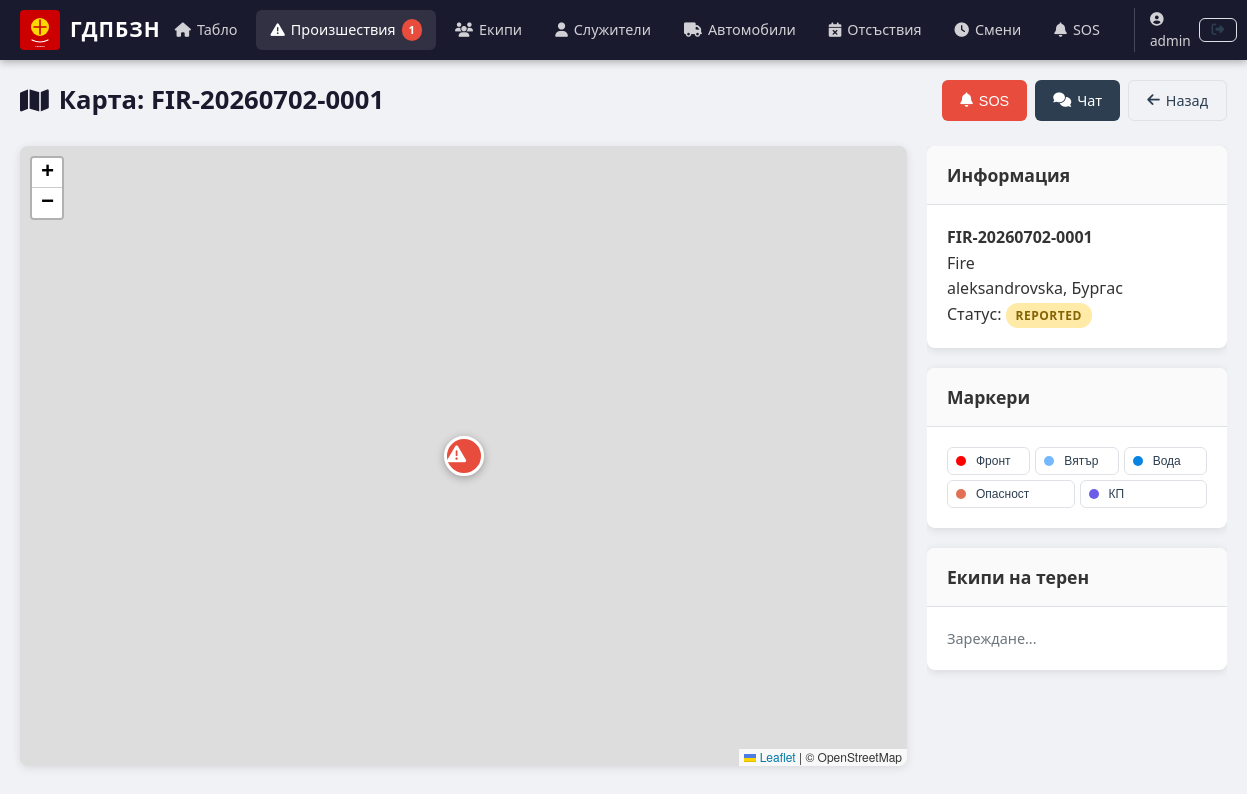
/incidents/1/map (signed in), run on the app's committed database.
### models.py (models this page shows, shortened)
class User(UserMixin, db.Model):
    __tablename__ = 'users'
    id = db.Column(db.Integer, primary_key=True)
    username = db.Column(db.String(64), unique=True, nullable=False)
    email = db.Column(db.String(120), unique=True, nullable=False)
    password_hash = db.Column(db.String(256), nullable=False)
    role = db.Column(db.String(20), default='user')
    created_at = db.Column(db.DateTime, default=datetime.utcnow)
    employee = db.relationship('Employee', backref='user', uselist=False)

class Incident(db.Model):
    __tablename__ = 'incidents'
    id = db.Column(db.Integer, primary_key=True)
    code = db.Column(db.String(20), unique=True, nullable=False)
    incident_type = db.Column(db.String(50), nullable=False)
    status = db.Column(db.String(20), default='reported')
    priority = db.Column(db.String(10), default='normal')
    address = db.Column(db.String(255), nullable=False)
    city = db.Column(db.String(100), nullable=False)
    latitude = db.Column(db.Float, nullable=True)
    longitude = db.Column(db.Float, nullable=True)
    description = db.Column(db.Text, nullable=True)
    source = db.Column(db.String(50), default='112')
    team_id = db.Column(db.Integer, db.ForeignKey('teams.id'), nullable=True)
    reported_by = db.Column(db.Integer, db.ForeignKey('users.id'), nullable=True)
    started_at = db.Column(db.DateTime, default=datetime.utcnow)
    resolved_at = db.Column(db.DateTime, nullable=True)
    created_at = db.Column(db.DateTime, default=datetime.utcnow)
    tasks = db.relationship('Task', backref='incident', lazy=True)
    chat_messages = db.relationship('ChatMessage', backref='incident', lazy=True)
    resources = db.relationship('ResourceRequest', backref='incident', lazy=True)
    map_markers = db.relationship('MapMarker', backref='incident', lazy=True)

### app.py (the view)
@app.route('/incidents/<int:incident_id>/map')
@login_required
def incident_map(incident_id):
    incident = Incident.query.get_or_404(incident_id)
    return render_template('map/view.html', incident=incident)

### app.py (called while the page is built)
@login_manager.user_loader
def load_user(user_id):
    return User.query.get(int(user_id))

@app.context_processor
def inject_now():
    return {
        'now': datetime.utcnow(),
        'today': date.today(),
        'active_incidents': Incident.query.filter(
            Incident.status.in_(['reported', 'dispatched', 'on_scene', 'in_progress'])
        ).count()
    }

### templates/map/view.html (shortened to what this page needs)
{% extends "base.html" %}
{% block content %}
<div class="page-header">
    <h1><i class="fas fa-map"></i> Карта: {{ incident.code }}</h1>
    <div class="header-actions">
        <button class="btn btn-danger" onclick="sendSOS()"><i class="fas fa-bell"></i> SOS</button>
        <a href="{{ url_for('chat_view', incident_id=incident.id) }}" class="btn btn-secondary">
            <i class="fas fa-comments"></i> Чат
        </a>
        <a href="{{ url_for('incident_detail', id=incident.id) }}" class="btn btn-outline">
            <i class="fas fa-arrow-left"></i> Назад
        </a>
    </div>
</div>
<div class="map-container">
    <div id="incidentMap" class="map-main"></div>
    <div class="map-sidebar">
        <div class="card">
            <div class="card-header"><h3>Информация</h3></div>
            <div class="card-body">
                <p><strong>{{ incident.code }}</strong></p>
                <p>{{ incident.incident_type|replace('_', ' ')|title }}</p>
                <p>{{ incident.address }}, {{ incident.city }}</p>
                <p>Статус: <span class="status-badge status-{{ incident.status }}">{{ incident.status|title }}</span></p>
            </div>
        </div>
        <div class="card">
            <div class="card-header"><h3>Маркери</h3></div>
            <div class="card-body">
                <div class="marker-controls">
                    <button class="btn btn-sm btn-outline marker-btn" data-type="fire_front" onclick="addMarker('fire_front')">
                        <span class="marker-dot fire-front"></span> Фронт
                    </button>
                    <button class="btn btn-sm btn-outline marker-btn" data-type="wind_direction" onclick="addMarker('wind_direction')">
                        <span class="marker-dot wind"></span> Вятър
                    </button>
                    <button class="btn btn-sm btn-outline marker-btn" data-type="water_source" onclick="addMarker('water_source')">
                        <span class="marker-dot water"></span> Вода
                    </button>
                    <button class="btn btn-sm btn-outline marker-btn" data-type="danger_zone" onclick="addMarker('danger_zone')">
                        <span class="marker-dot danger"></span> Опасност
                    </button>
                    <button class="btn btn-sm btn-outline marker-btn" data-type="command_post" onclick="addMarker('command_post')">
                        <span class="marker-dot command"></span> КП
                    </button>
                </div>
            </div>
        </div>
        <div class="card">
            <div class="card-header"><h3>Екипи на терен</h3></div>
            <div class="card-body" id="teamLocations">
                <p class="text-muted">Зареждане...</p>
            </div>
        </div>
    </div>
</div>
{% endblock %}

### templates/base.html (shortened to what this page needs)
<!DOCTYPE html>
<html lang="bg">
<head>
    <link rel="stylesheet" href="{{ url_for('static', filename='css/style.css') }}">
    <link rel="stylesheet" href="https://unpkg.com/leaflet@1.9.4/dist/leaflet.css" />
    <link rel="stylesheet" href="https://cdnjs.cloudflare.com/ajax/libs/font-awesome/6.5.1/css/all.min.css">
</head>
<body>
    {% if current_user.is_authenticated %}
    <nav class="navbar">
        <div class="nav-brand">
            <a href="{{ url_for('dashboard') }}">
                <img src="{{ url_for('static', filename='img/logo.svg') }}" alt="ГДПБЗН" height="40">
                <span class="nav-title">ГДПБЗН</span>
            </a>
        </div>
        <div class="nav-menu">
            <a href="{{ url_for('dashboard') }}" class="nav-link {% if request.endpoint == 'dashboard' %}active{% endif %}">
                <i class="fas fa-home"></i> Табло
            </a>
            <a href="{{ url_for('incident_list') }}" class="nav-link {% if request.endpoint and 'incident' in request.endpoint and request.endpoint != 'incident_create' %}active{% endif %}">
                <i class="fas fa-exclamation-triangle"></i> Произшествия
                {% if active_incidents > 0 %}
                <span class="badge badge-danger">{{ active_incidents }}</span>
                {% endif %}
            </a>
            <a href="{{ url_for('team_list') }}" class="nav-link {% if request.endpoint and 'team' in request.endpoint %}active{% endif %}">
                <i class="fas fa-users"></i> Екипи
            </a>
            <a href="{{ url_for('employee_list') }}" class="nav-link {% if request.endpoint and 'employee' in request.endpoint %}active{% endif %}">
                <i class="fas fa-user"></i> Служители
            </a>
            <a href="{{ url_for('vehicle_list') }}" class="nav-link {% if request.endpoint and 'vehicle' in request.endpoint %}active{% endif %}">
                <i class="fas fa-truck"></i> Автомобили
            </a>
            <a href="{{ url_for('absence_list') }}" class="nav-link {% if request.endpoint and 'absence' in request.endpoint %}active{% endif %}">
                <i class="fas fa-calendar-times"></i> Отсъствия
            </a>
            <a href="{{ url_for('shift_list') }}" class="nav-link {% if request.endpoint and 'shift' in request.endpoint %}active{% endif %}">
                <i class="fas fa-clock"></i> Смени
            </a>
            <a href="{{ url_for('sos_list') }}" class="nav-link sos-link {% if request.endpoint and 'sos' in request.endpoint %}active{% endif %}">
                <i class="fas fa-bell"></i> SOS
            </a>
            <div class="nav-user">
                <span class="user-name"><i class="fas fa-user-circle"></i> {{ current_user.username }}</span>
                <a href="{{ url_for('logout') }}" class="btn btn-sm btn-outline"><i class="fas fa-sign-out-alt"></i></a>
            </div>
        </div>
    </nav>
    {% endif %}
    <main class="container">
        {% block content %}{% endblock %}
    </main>
</body>
</html>

### static/css/style.css (style rules this page uses)
:root { --primary: #cc0000; --primary-dark: #990000; --primary-light: #ff3333; --secondary: #2c3e50; --secondary-light: #34495e; --success: #27ae60; --warning: #f39c12; --danger: #e74c3c; --info: #2980b9; --dark: #1a1a2e; --light: #f8f9fa; --gray: #6c757d; --border: #dee2e6; --shadow: 0 2px 10px rgba(0,0,0,0.1); --radius: 8px; --transition: all 0.3s ease; }
* { margin: 0; padding: 0; box-sizing: border-box; }
body { font-family: 'Segoe UI', system-ui, -apple-system, sans-serif; background: #f0f2f5; color: #333; line-height: 1.6; }
.container { max-width: 1400px; margin: 0 auto; padding: 20px; }
.navbar { background: var(--dark); color: white; padding: 0 20px; display: flex; align-items: center; justify-content: space-between; height: 60px; position: sticky; top: 0; z-index: 1000; box-shadow: 0 2px 8px rgba(0,0,0,0.3); }
.nav-brand a { display: flex; align-items: center; gap: 10px; color: white; text-decoration: none; }
.nav-title { font-size: 1.3rem; font-weight: 700; letter-spacing: 1px; }
.nav-menu { display: flex; align-items: center; gap: 5px; }
.nav-link { color: rgba(255,255,255,0.8); text-decoration: none; padding: 8px 14px; border-radius: 6px; font-size: 0.9rem; transition: var(--transition); display: flex; align-items: center; gap: 6px; }
.nav-link:hover, .nav-link.active { background: rgba(255,255,255,0.1); color: white; }
.nav-link .badge { background: var(--danger); color: white; font-size: 0.7rem; padding: 2px 7px; border-radius: 10px; font-weight: 700; }
.sos-link { animation: sosPulse 2s infinite; }
.nav-user { display: flex; align-items: center; gap: 8px; margin-left: 15px; padding-left: 15px; border-left: 1px solid rgba(255,255,255,0.2); }
.user-name { font-size: 0.85rem; color: rgba(255,255,255,0.8); }
.card { background: white; border-radius: var(--radius); box-shadow: var(--shadow); margin-bottom: 20px; overflow: hidden; }
.card-header { padding: 15px 20px; border-bottom: 1px solid var(--border); display: flex; align-items: center; justify-content: space-between; background: #fafafa; }
.card-header h2, .card-header h3 { font-size: 1.1rem; font-weight: 600; display: flex; align-items: center; gap: 8px; }
.card-body { padding: 20px; }
.page-header { display: flex; align-items: center; justify-content: space-between; margin-bottom: 25px; flex-wrap: wrap; gap: 10px; }
.page-header h1 { font-size: 1.6rem; font-weight: 700; color: var(--dark); display: flex; align-items: center; gap: 10px; }
.header-actions { display: flex; gap: 8px; flex-wrap: wrap; }
.btn { display: inline-flex; align-items: center; gap: 6px; padding: 8px 18px; border: none; border-radius: 6px; font-size: 0.9rem; font-weight: 500; cursor: pointer; text-decoration: none; transition: var(--transition); }
.btn-sm { padding: 5px 12px; font-size: 0.8rem; }
.btn-danger { background: var(--danger); color: white; }
.btn-secondary { background: var(--secondary); color: white; }
.btn-outline { background: transparent; color: var(--secondary); border: 1px solid var(--border); }
.status-badge { display: inline-block; padding: 3px 10px; border-radius: 12px; font-size: 0.75rem; font-weight: 600; text-transform: uppercase; letter-spacing: 0.5px; }
.status-reported { background: #ffeaa7; color: #856404; }
.map-container { display: flex; gap: 20px; height: calc(100vh - 180px); }
.map-main { flex: 1; border-radius: var(--radius); box-shadow: var(--shadow); }
.map-sidebar { width: 300px; overflow-y: auto; flex-shrink: 0; }
.marker-controls { display: flex; flex-wrap: wrap; gap: 5px; }
.marker-btn { flex: 1; min-width: 80px; font-size: 0.75rem; padding: 6px 8px; }
.marker-dot { display: inline-block; width: 10px; height: 10px; border-radius: 50%; margin-right: 4px; }
.marker-dot.fire-front { background: #ff0000; }
.marker-dot.wind { background: #74b9ff; }
.marker-dot.water { background: #0984e3; }
.marker-dot.danger { background: #e17055; }
.marker-dot.command { background: #6c5ce7; }
.text-muted { color: var(--gray); font-size: 0.9rem; }

### data on the page
User: username "admin"
Incident: code "FIR-20260702-0001", incident_type "Fire", address "aleksandrovska", city "Бургас", status "REPORTED"

### other printed values
{{ active_incidents }} "1"
